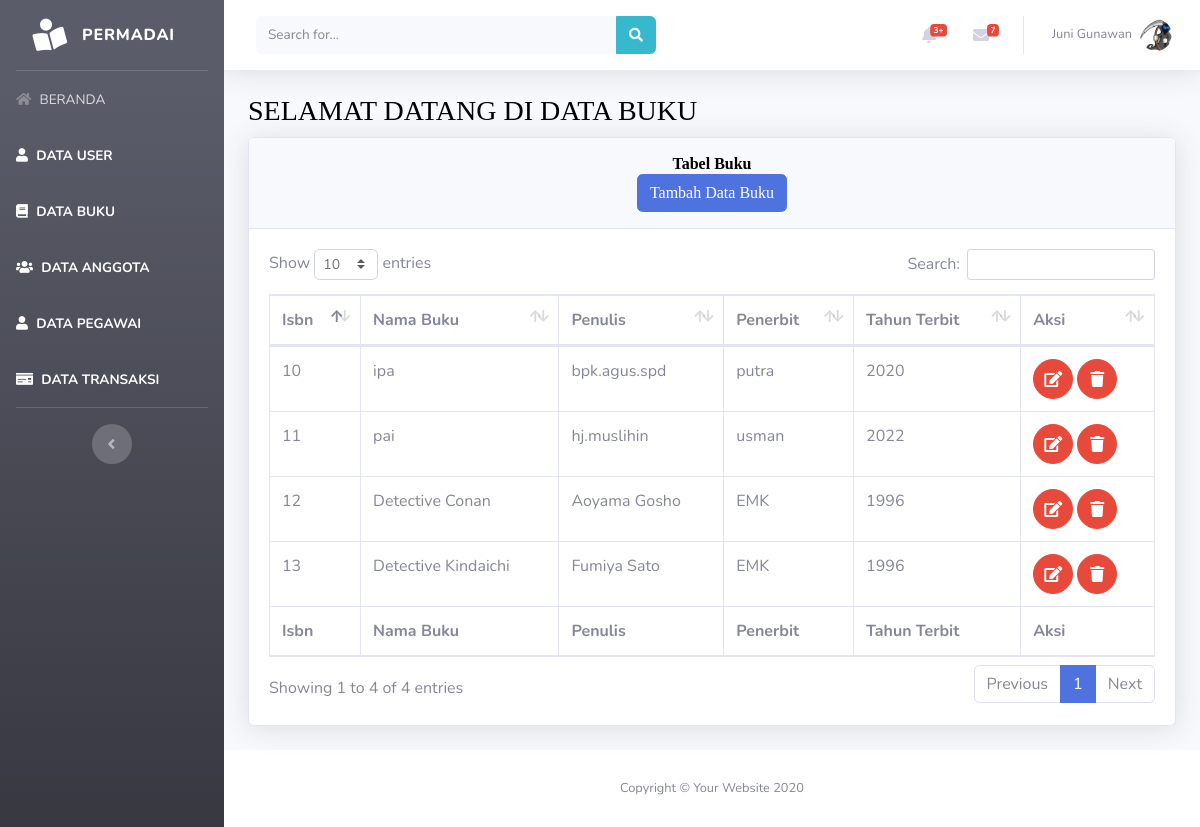
Screenshot of /beranda.php?page=buku with the database file from the repository.
### tables this page shows
CREATE TABLE `tabel_buku` (
  `id_buku` int(7) NOT NULL,
  `isbn` varchar(30) NOT NULL,
  `nama_buku` varchar(50) NOT NULL,
  `penulis` varchar(50) NOT NULL,
  `penerbit` varchar(50) NOT NULL,
  `tahun_terbit` year(4) NOT NULL
);

### views/buku/buku.php (the view, shortened to what this page needs)
<div class="container-fluid">
    <h1 class="h3 mb-2 text-gray-800"><marquee><font color="black" face="fantasy">SELAMAT DATANG DI DATA BUKU</font></marquee></h1>
    <div class="card shadow mb-4">
        <div class="card-header py-3" align="center">
            <h6 class="m-0 font-weight-bold text-info"><font color="black" face="fantasy">Tabel Buku</font></h6>
            <a href="beranda.php?page=buku&aksi=add">
                <button class="btn btn-primary"><font color="white" face="fantasy">Tambah Data Buku</font></button></a>
        </div>
        <div class="card-body">
            <div class="table-responsive">
                <table class="table table-bordered" id="dataTable" width="100%" cellspacing="0">
                    <thead>
                        <tr>
                            <th>Isbn</th>
                            <th>Nama Buku</th>
                            <th>Penulis</th>
                            <th>Penerbit</th>
                            <th>Tahun Terbit</th>
                            <th>Aksi</th>
                        </tr>
                    </thead>
                    <tfoot>
                        <tr>
                           <th>Isbn</th>
                           <th>Nama Buku</th>
                           <th>Penulis</th>
                           <th>Penerbit</th>
                           <th>Tahun Terbit</th>
                           <th>Aksi</th>
                        </tr>
                    </tfoot>
                    <tbody>
                    <?php
                        $sql = "select * from tabel_buku";
                        $show = $database->query($sql);
                        foreach($show as $buku):
                    ?>
                        <tr>
                            <td><?php echo $buku['isbn']?></td>
                            <td><?php echo $buku['nama_buku']?></td>
                            <td><?php echo $buku['penulis']?></td>
                            <td><?php echo $buku['penerbit']?></td>
                            <td><?php echo $buku['tahun_terbit']?></td>
                            <td>
                            <a href="beranda.php?page=buku&aksi=edit&id=<?php echo $buku['id_buku']?>"
                                class="btn btn-danger btn-circle">
                                    <i class="fas fa-edit"></i>
                                    </a>
                                <a href="model/buku/prosesdeletebuku.php?id=<?php echo $buku['id_buku']?>"
                                class="btn btn-danger btn-circle">
                                    <i class="fas fa-trash"></i>
                                    </a>
                            </td>
                        </tr>
                        <?php endforeach; ?>
                    </tbody>
                </table>
            </div>
        </div>
    </div>
</div>

### rows the page displays
tabel_buku: isbn "12", nama_buku "Detective Conan", penulis "Aoyama Gosho", penerbit "EMK", tahun_terbit "1996"
tabel_buku: isbn "13", nama_buku "Detective Kindaichi", penulis "Fumiya Sato", penerbit "EMK", tahun_terbit "1996"
tabel_buku: isbn "10", nama_buku "ipa", penulis "bpk.agus.spd", penerbit "putra", tahun_terbit "2020"
tabel_buku: isbn "11", nama_buku "pai", penulis "hj.muslihin", penerbit "usman", tahun_terbit "2022"
